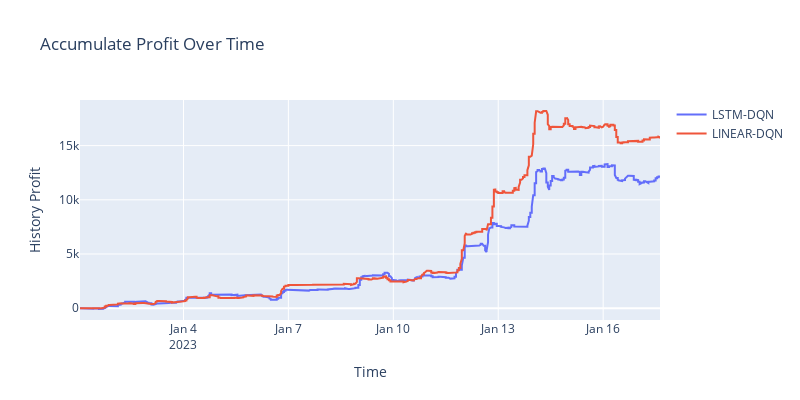

Source (notebook cell):
### Code cell
import plotly.graph_objects as go

# Create traces
fig = go.Figure()
fig.add_trace(go.Scatter(x=df_lstm["time"], y=df_lstm["history_profit"],
                    mode='lines',
                    name='LSTM-DQN'))

fig.add_trace(go.Scatter(x=df_linear["time"], y=df_linear["history_profit"],
                    mode='lines',
                    name='LINEAR-DQN'))

# Set the title
fig.update_layout(title='Accumulate Profit Over Time',
                  xaxis=dict(title='Time'),
                  yaxis=dict(title='History Profit'),
                  width=800,  # Chiều rộng là 800px
                  height=400)  # Chiều cao là 400px

fig.show()

### Figure 1 — Plotly figure (JSON) as saved in the notebook; plotly's stock layout.template omitted (floating-point values rounded to 4 significant figures; data arrays with more than 128 entries replaced by an {"elided": "..."} marker saying what was removed)
{"data": [{"mode": "lines", "name": "LSTM-DQN", "type": "scatter", "x": {"elided": "1990 str values"}, "y": {"elided": "1990 float values"}}, {"mode": "lines", "name": "LINEAR-DQN", "type": "scatter", "x": {"elided": "1990 str values"}, "y": {"elided": "1990 float values"}}], "layout": {"height": 400, "title": {"text": "Accumulate Profit Over Time"}, "width": 800, "xaxis": {"title": {"text": "Time"}}, "yaxis": {"title": {"text": "History Profit"}}}}
